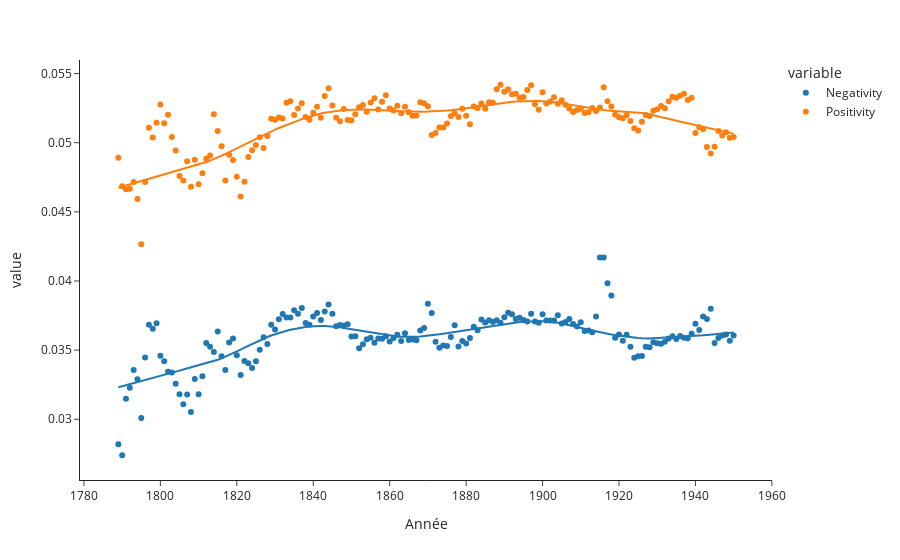

Notebook code cell kept with this figure:
### Markdown cell above
## Corpus presse

### Code cell
total = pd.read_csv("base_presse_mois_gallica_monogrammes.csv").sort_values("date").reset_index()
total[["Année","mois"]] = total.date.str.split("/",expand=True)
total = total.groupby("Année").sum().reset_index()
neg= pd.read_csv("neg_presse.csv")
pos= pd.read_csv("pos_presse.csv")
total.Année = total.Année.astype("int")


total["Negativity"] = neg.n/total.base
total["Positivity"] = pos.n/total.base
total["Negativity_ratio"] = total.Negativity/total.Positivity
total["Emotionality"] = total.Negativity + total.Positivity
total = total.loc[np.logical_and(total.Année<1951,total.Année>1788),:]
px.scatter(total,x="Année",y=["Negativity","Positivity"],template="simple_white",trendline="lowess", trendline_options=dict(frac=0.3))

### Figure 1 — Plotly figure (JSON) as saved in the notebook; plotly's stock layout.template omitted (floating-point values rounded to 4 significant figures; data arrays with more than 128 entries replaced by an {"elided": "..."} marker saying what was removed)
{"data": [{"hovertemplate": "variable=Negativity<br>Année=%{x}<br>value=%{y}<extra></extra>", "legendgroup": "Negativity", "marker": {"color": "#1F77B4", "symbol": "circle"}, "mode": "markers", "name": "Negativity", "orientation": "v", "showlegend": true, "type": "scatter", "x": {"elided": "162 int values"}, "xaxis": "x", "y": {"elided": "162 float values"}, "yaxis": "y"}, {"hovertemplate": "<b>LOWESS trendline</b><br><br>variable=Negativity<br>Année=%{x}<br>value=%{y} <b>(trend)</b><extra></extra>", "legendgroup": "Negativity", "marker": {"color": "#1F77B4", "symbol": "circle"}, "mode": "lines", "name": "Negativity", "showlegend": false, "type": "scatter", "x": {"elided": "162 int values"}, "xaxis": "x", "y": {"elided": "162 float values"}, "yaxis": "y"}, {"hovertemplate": "variable=Positivity<br>Année=%{x}<br>value=%{y}<extra></extra>", "legendgroup": "Positivity", "marker": {"color": "#FF7F0E", "symbol": "circle"}, "mode": "markers", "name": "Positivity", "orientation": "v", "showlegend": true, "type": "scatter", "x": {"elided": "162 int values"}, "xaxis": "x", "y": {"elided": "162 float values"}, "yaxis": "y"}, {"hovertemplate": "<b>LOWESS trendline</b><br><br>variable=Positivity<br>Année=%{x}<br>value=%{y} <b>(trend)</b><extra></extra>", "legendgroup": "Positivity", "marker": {"color": "#FF7F0E", "symbol": "circle"}, "mode": "lines", "name": "Positivity", "showlegend": false, "type": "scatter", "x": {"elided": "162 int values"}, "xaxis": "x", "y": {"elided": "162 float values"}, "yaxis": "y"}], "layout": {"legend": {"title": {"text": "variable"}, "tracegroupgap": 0}, "margin": {"t": 60}, "xaxis": {"anchor": "y", "domain": [0, 1], "title": {"text": "Année"}}, "yaxis": {"anchor": "x", "domain": [0, 1], "title": {"text": "value"}}}}
